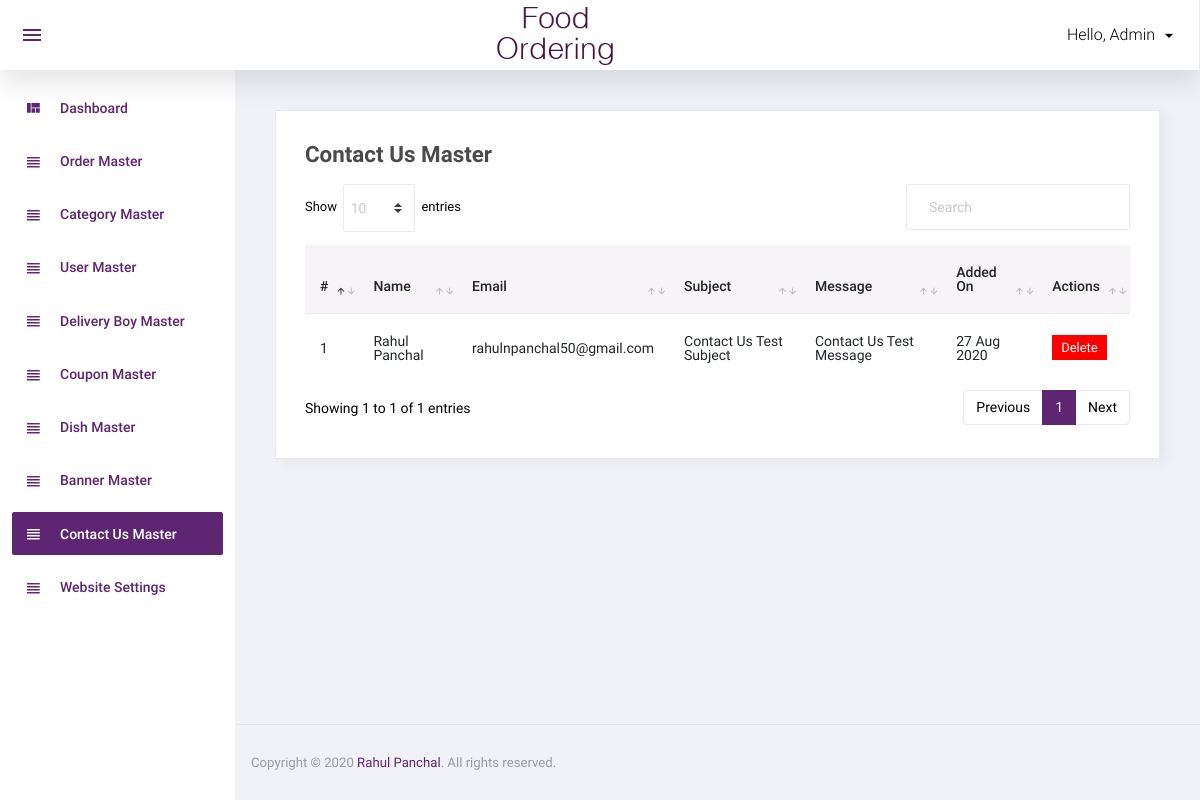
/admin/contact_us.php (signed in), run on the app's committed database.
### tables this page shows
CREATE TABLE `contact_us` (
  `cu_id` int(11) NOT NULL,
  `cu_name` varchar(50) NOT NULL,
  `cu_email` varchar(50) NOT NULL,
  `cu_subject` text NOT NULL,
  `cu_message` text NOT NULL,
  `cu_added_on` datetime NOT NULL
);

### admin/contact_us.php (the view, shortened to what this page needs)
<?php
include("top.inc.php");
$sql = "select * from contact_us order by cu_id desc";
$res = mysqli_query($con, $sql);
?>
<div class="card">
    <div class="card-body">
        <h4 class="card-title">Contact Us Master</h4>
        <div class="row">
            <div class="col-12">
                <div class="table-responsive">
                    <table id="order-listing" class="table">
                        <thead>
                            <tr>
                                <th>#</th>
                                <th>Name</th>
                                <th>Email</th>
                                <th>Subject</th>
                                <th>Message</th>
                                <th>Added On</th>
                                <th>Actions</th>
                            </tr>
                        </thead>
                        <tbody>
                            <?php
                                if(mysqli_num_rows($res)>0) {
                                $i = 1;
                                while($row = mysqli_fetch_assoc($res)) {
                            ?>
                            <tr>
                                <td><?php echo $i ?></td>
                                <td><?php echo $row['cu_name'] ?></td>
                                <td><?php echo $row['cu_email'] ?></td>
                                <td><?php echo $row['cu_subject'] ?></td>
                                <td><?php echo $row['cu_message'] ?></td>
                                <td>
                                        <?php
                                                $dateStr = strtotime($row['cu_added_on']);
                                                echo date('d M Y', $dateStr);
                                        ?>
                                </td>
                                <td>
                                    <a href="?type=delete&cu_id=<?php echo $row['cu_id']; ?>"><label class="badge badge-danger delete_red">Delete</label></a>
                                </td>
                            </tr>
                            <?php
                                $i++; }  }
                                else {
                                        ?>
                                        <td colspan="6" class="text-center">No Records Found</td>
                                        <?php
                                }
                            ?>
                        </tbody>
                    </table>
                </div>
            </div>
        </div>
    </div>
</div>
<?php include("footer.inc.php"); ?>

### admin/assets/css/custom-css.css (style rules this page uses)
.delete_red { background-color: red !important; }
.badge { cursor: pointer; }

### data on the page
contact_us: cu_name "Rahul Panchal", cu_email "rahulnpanchal50@gmail.com", cu_subject "Contact Us Test Subject", cu_message "Contact Us Test Message", cu_added_on "27 Aug 2020"

### other printed values
$_SESSION["a_name"] "Admin"
